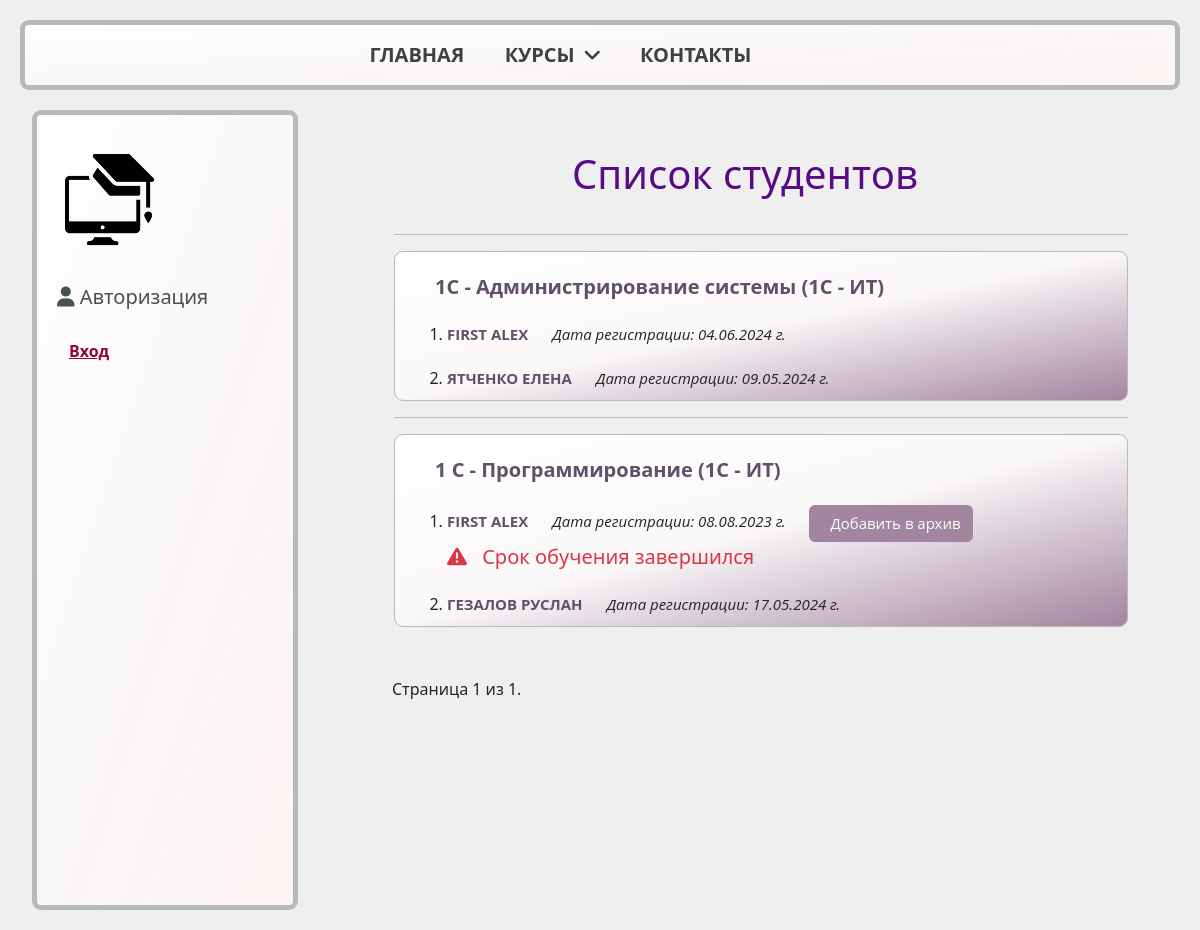
Page /students/a on the committed database.
### students_app/models.py (models this page shows, shortened)
class Course(models.Model):
    name = models.CharField(max_length=200)
    category = models.ForeignKey(
        Category, on_delete=models.SET_NULL, null=True)
    summary = models.TextField(
        max_length=1000, help_text="Краткое описание курса")
    lasting = models.IntegerField(
        default=1, help_text="Продолжительность курса, в месяцах"
    )
    cost = models.DecimalField(
        max_digits=8, decimal_places=2, help_text="Стоимость в месяц, азн"
    )
    added = models.DateField(auto_now_add=True)
    rating = models.DecimalField(
        max_digits=3, decimal_places=2, blank=True, null=True)
    is_deleted = models.BooleanField(default=False)
    deleted = models.DateField(auto_now=True)
    views_num = models.IntegerField(default=0)
    class Meta:
        ordering = ["-name"]

class Category(models.Model):
    name = models.CharField(
        max_length=100,
        verbose_name="Наименование",
        help_text="Категория курса (e.g. 1C - ИТ, 1C - Консалтинг)",
    )
    flag = models.CharField(
        max_length=10,
        verbose_name="Сокращение",
        default="nonamed",
        help_text="Только латинские символы в нижнем регистре, БЕЗ пробелов",
        unique=True,
    )
    class Meta:
        verbose_name = "Category"
        verbose_name_plural = "Categories"
    def __str__(self):
        return self.name

class Student(models.Model):
    related_user = models.ForeignKey(User, on_delete=models.CASCADE)
    name = models.CharField(verbose_name="Имя", max_length=50)
    surname = models.CharField(verbose_name="Фамилия", max_length=100)
    phone = models.CharField(verbose_name="Номер телефона", max_length=50)
    date_of_birth = models.DateField()
    course = models.ForeignKey(Course, on_delete=models.PROTECT)
    photo = models.ImageField(upload_to="images/", blank=True, null=True)
    @property
    def full_name(self):
        return f"{self.surname} {self.name}"
    STUDENT_STATUS = [
        ("r", "requested"),
        ("a", "approved"),
        ("f", "finished"),
    ]
    status = models.CharField(
        max_length=50,
        choices=STUDENT_STATUS,
        default="r",
        help_text="Статус студента",
    )
    request_date = models.DateField(auto_now_add=True)
    reg_date = models.DateField(blank=True, null=True)
    updated = models.DateField(auto_now=True)
    @property
    def is_finished(self):
        days = self.course.lasting * 30
        if self.reg_date and date.today() > self.reg_date + timedelta(days=days):
            return True
        return False
    is_paid = models.BooleanField(default=False)
    is_deleted = models.BooleanField(default=False)
    deleted = models.DateField(auto_now=True)
    class Meta:
        ordering = ["name"]
    def get_absolute_url(self):
        return reverse("student-detail", args=[str(self.id)])

### students_app/views.py (the view)
# urls.py: path("students/<str:status>", views.students, name="students"),
def students(request, status):
    student_list = Student.objects.filter(status=status, is_deleted=False)
    courses = set([student.course for student in student_list])
    paginator = Paginator(list(courses), 2)  # Show 2 contacts per page.
    page_number = request.GET.get("page")
    page_obj = paginator.get_page(page_number)
    return render(
        request,
        "students_app/students_list.html",
        context={"status": status, "page_obj": page_obj,
                 "student_list": student_list},
    )

### students_app/templates/students_app/students_list.html (shortened to what this page needs)
{% extends "base.html" %}
{% block content %}
<h1>{% if status == 'r' %}Заявки на обучение{% elif status == 'a' %}Список студентов
    {% elif status == 'f' %}Архив студентов{% endif %}</h1>
{% if student_list %}
<ul>
    {% for course in page_obj %}
    <hr>
    <div class="mine-block block-text">
        <p class="mine-ref course-list"><strong>{{ course.name }} ({{course.category}})</strong></p>
        <ol>
            {% for student in student_list %}
            {% if student.course == course %}
            <li class="m-top-20">
                <a class="mine-ref student" href="{{ student.get_absolute_url }}">{{ student.full_name|upper }}</a>
                {% if status == 'a' %}
                <span class="mark-line"><em>Дата регистрации: {{student.reg_date|date:"d.m.Y"}} г.</em>
                    {% endif %}
                    {% if student.is_finished and student.status != 'f' %}
                    <a class=" btn btn-mine bottom-ref-left mark-line"
                        href="{% url 'student-archive' student.pk %}?next={{request.path}}">Добавить в архив</a>
                </span>
                <br>
                <span class="{% if student.is_finished %}text-danger{% endif %} m-top-15">
                    <i class="fas fa-triangle-exclamation icons-sm"></i> Срок обучения завершился</span>
                {% endif %}
            </li>
            {% endif %}
            {% endfor %}
        </ol>
    </div>
    {% endfor %}
</ul>
{% else %}
<p class="info-text"> <i class="fas fa-circle-exclamation icons"></i>
    {% if status == 'r' %} К сожалению, новых заявок на обучение нет
    {% elif status == 'a' %} Студентов нет
    {% elif status == 'f' %} Архив студентов пуст{% endif %}</p>
{% endif %}
{% endblock %}
{% block pagination %}
<div class="pagination">
    <span class="page-links">
        <span class="page-current">
            Страница {{ page_obj.number }} из {{ page_obj.paginator.num_pages }}.
        </span>
    </span>
</div>
{% endblock %}

### students_app/static/students_app/css/styles.css (style rules this page uses)
* { box-sizing: border-box; }
body { margin: 20; background-color: #efefef; }
body h1, body h2 { text-align: center; }
h1, h3, h4, h5 { color: rgb(89, 11, 134); padding-bottom: 20px; }
body p { margin: 10px auto 10px 20px; }
.mine-block { display: block; background: linear-gradient(to bottom right, white, rgb(250, 247, 248), #a3859f); border: 1px solid rgb(183, 186, 187); border-radius: 9px; }
.block-text { position: relative; padding: 10px 20px; }
.mark-line { font-size: 15px; font-family: 'Open Sans', sans-serif; padding-left: 20px; }
.mine-ref { color: rgb(96, 81, 104); }
.course-list { font-weight: bold; font-size: 20px; }
.student { font-weight: bold; font-size: 15px; font-family: 'Open Sans', sans-serif; text-decoration: none; }
.m-top-15 { margin-top: 15px; }
.m-top-20 { margin-top: 20px; }
.bottom-ref-left { margin-left: 20px; }
.icons-sm { padding-right: 10px; }
.pagination { margin-top: 50px; margin-left: 30px; }
.btn-mine { --bs-btn-color: #fff; --bs-btn-bg: #a3859f; --bs-btn-border-color: #a3859f; --bs-btn-hover-color: #1d1c1c; --bs-btn-hover-bg: #a3859f; --bs-btn-hover-border-color: #a3859f; --bs-btn-focus-shadow-rgb: 49, 132, 253; --bs-btn-active-color: #fff; --bs-btn-active-bg: #a3859f; --bs-btn-active-border-color: #a3859f; --bs-btn-active-shadow: inset 0 3px 5px #a3859f; --bs-btn-disabled-color: #fff; --bs-btn-disabled-bg: #a3859f; --bs-btn-disabled-border-color: #6f68913; }
.text-danger { --bs-text-opacity: 1; color: rgba(var(--bs-danger-rgb), var(--bs-text-opacity)) !important; font-size: 20px; }

### rows in the picture
Course: name "1С - Администрирование системы", category "1C - ИТ"
Student: full_name "FIRST ALEX", reg_date "04.06.2024"
Student: full_name "ЯТЧЕНКО ЕЛЕНА", reg_date "09.05.2024"
Course: name "1 C - Программирование", category "1C - ИТ"
Student: full_name "FIRST ALEX", reg_date "08.08.2023"
Student: full_name "ГЕЗАЛОВ РУСЛАН", reg_date "17.05.2024"

### other values in the picture
{{ page_obj.number }} "1"
{{ page_obj.paginator.num_pages }} "1"
